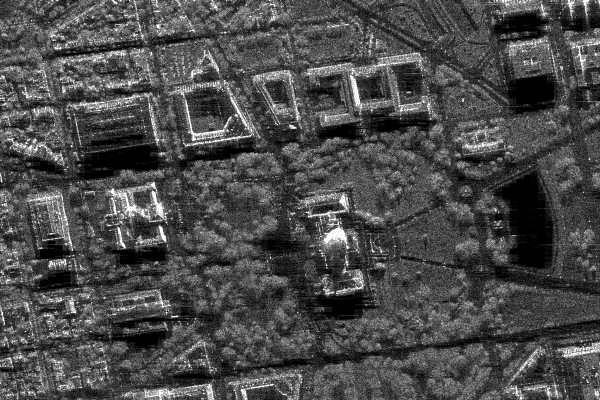
#> input picture color_models/sar_1_gray.jpg, 600 x 400 px
$ jupyter execute colormodels.ipynb   (older library calls are emulated)
#> lines starting #> are read from the running program, lines starting #| are printed output that depends on the picture; after the words box and inside, x2 and y2 are one past the last pixel; in counts of white or black regions, pixels touching at a corner belong together
[cell 1]
import numpy as np
import cv2
import matplotlib.pyplot as plt
from skimage.metrics import structural_similarity as ssim, mean_squared_error

[cell 2]
def gamma_correction(image, gamma):
    n_image = image / 255.0
    c_image = np.power(n_image, gamma)
    c_image = np.uint8(c_image * 255)
    return c_image

[cell 3]
def compare_images(original, corrected):
    mse_val = calculate_mse(original, corrected)
    ssim_val = ssim(original, corrected, multichannel=False)
    return mse_val, ssim_val

[cell 4]
def calculate_mse(imageA, imageB):
    err = np.sum((imageA.astype("float") - imageB.astype("float")) ** 2)
    err /= float(imageA.shape[0] * imageA.shape[1])
    return err

[cell 5]
def statistical_color_correction(image):
    gray_image = cv2.cvtColor(image, cv2.COLOR_BGR2GRAY)
    eq_gray = cv2.equalizeHist(gray_image)

    b, g, r = cv2.split(image)
    b_eq = cv2.equalizeHist(b)
    g_eq = cv2.equalizeHist(g)
    r_eq = cv2.equalizeHist(r)

    corrected_image = cv2.merge((b_eq, g_eq, r_eq))
    return corrected_image

[cell 6]
def threshold_filtering(image, threshold):
    _, thr_image = cv2.threshold(image, threshold, 255, cv2.THRESH_BINARY)
    return thr_image

image_path = 'sar_1_gray.jpg'
image = cv2.imread(image_path)
#> image is the input picture: shape (400, 600, 3); min 0, max 255, mean 74.9

gray_image = cv2.cvtColor(image, cv2.COLOR_BGR2GRAY)

plt.figure(figsize=(6, 6))
plt.imshow(gray_image, cmap='gray')
plt.title('Исходное изображение')
plt.axis('off')
plt.show()

plt.figure(figsize=(10, 5))
plt.hist(gray_image.ravel(), bins=256, range=[0, 256], color='gray')
plt.title('Гистограмма')
plt.xlabel('Интенсивность')
plt.ylabel('Частота')
plt.xlim([0, 256])
plt.grid()
plt.show()
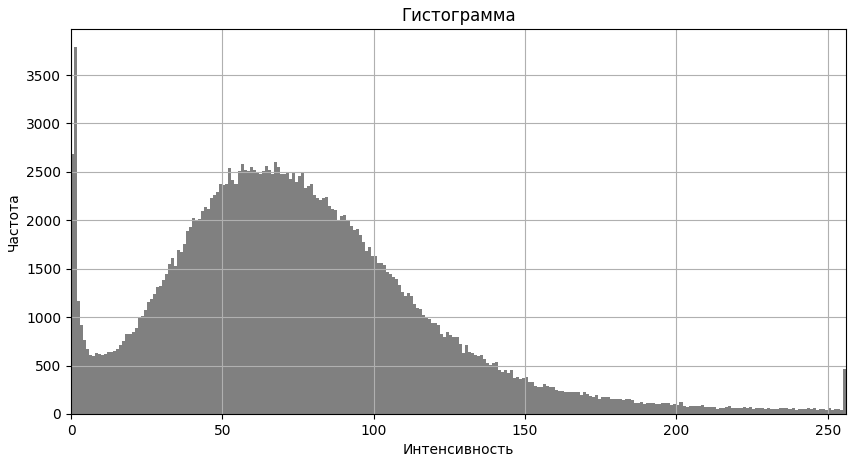
#> figure drawn by matplotlib, 1 panel; tallest bar 3786 high, from x = 1 to 2

gamma_values = [0.9, 1.1]

for gamma in gamma_values:
    corrected_image = gamma_correction(gray_image, gamma)


    plt.figure(figsize=(6, 6))
    plt.imshow(corrected_image, cmap='gray')
    plt.title(f'Gamma - {gamma}')
    plt.axis('off')
    plt.show()


    mse_value, ssim_value = compare_images(gray_image, corrected_image)
    print(f'Gamma - {gamma} | MSE - {mse_value:.2f}, SSIM - {ssim_value:.4f}')
#> this loop made 2 passes
#> (mse_val in compare_images, ssim_val in compare_images, mse_value, ssim_value) on passes 1 to 2: (65.61, 0.991, 65.61, 0.991), (64.54, 0.987, 64.54, 0.987)
#| Gamma - 0.9 | MSE - 65.61, SSIM - 0.9912
#| Gamma - 1.1 | MSE - 64.54, SSIM - 0.9869
#> pass 2, `plt.show()`:
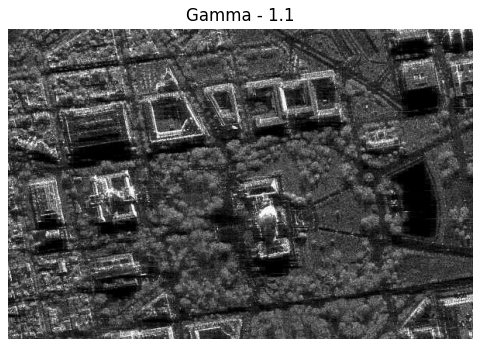
#> figure drawn by matplotlib, 1 panel

statistical_corrected_image = statistical_color_correction(image)
#> in statistical_color_correction, `eq_gray = cv2.equalizeHist(gray_image)`:
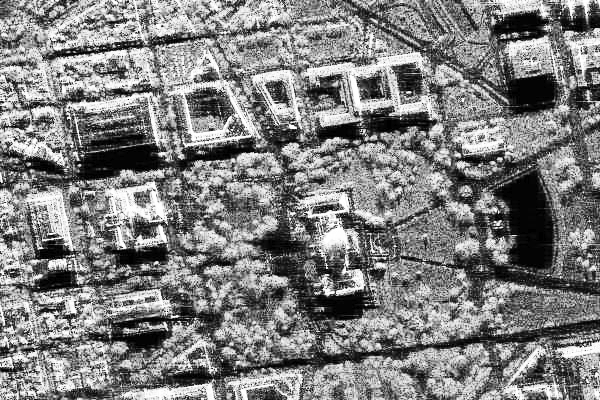
#> eq_gray: shape (400, 600); min 0, max 255, mean 127

mse_statistical, ssim_statistical = compare_images(gray_image, cv2.cvtColor(statistical_corrected_image, cv2.COLOR_BGR2GRAY))
#> mse_statistical = 4021.8; ssim_statistical = 0.699

plt.figure(figsize=(6, 6))
plt.imshow(cv2.cvtColor(statistical_corrected_image, cv2.COLOR_BGR2RGB))
plt.title(f'Статистическая цветокоррекция MSE - {mse_statistical:.2f}, SSIM - {ssim_statistical:.4f}')
plt.axis('off')
plt.show()

thresholds = [24, 60, 92, 135]

for threshold in thresholds:
    thresholded_image = threshold_filtering(gray_image, threshold)
    plt.figure(figsize=(6, 6))
    plt.imshow(thresholded_image, cmap='gray')
    plt.title(f'Порог - {threshold}')
    plt.axis('off')
    plt.show()
#> this loop made 4 passes
#> pass 1, in threshold_filtering, `_, thr_image = cv2.threshold(image, threshold, 255, cv2.THRESH_BINARY)`:
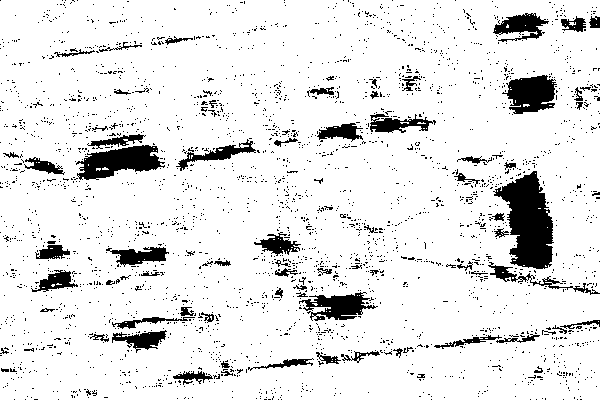
#> thr_image: shape (400, 600); 89.9% white; 2833 black regions (2752 under 20 px), largest, box (x1, y1, x2, y2) and area: (493, 171, 554, 269) 3498, (76, 145, 165, 180) 1803, (502, 75, 557, 114) 1424
#> pass 2, in threshold_filtering (call 2), `_, thr_image = cv2.threshold(image, threshold, 255, cv2.THRESH_BINARY)`:
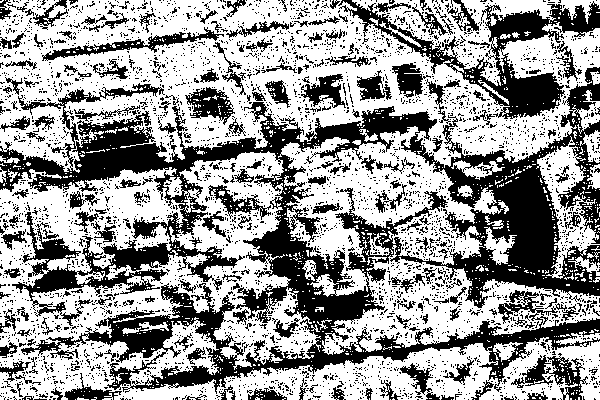
#> thr_image: shape (400, 600); 60.1% white; 3775 black regions (3574 under 20 px), largest, box (x1, y1, x2, y2) and area: (0, 67, 600, 394) 57402, (338, 0, 600, 119) 7094, (42, 27, 224, 61) 1234
#> pass 3, in threshold_filtering (call 3), `_, thr_image = cv2.threshold(image, threshold, 255, cv2.THRESH_BINARY)`:
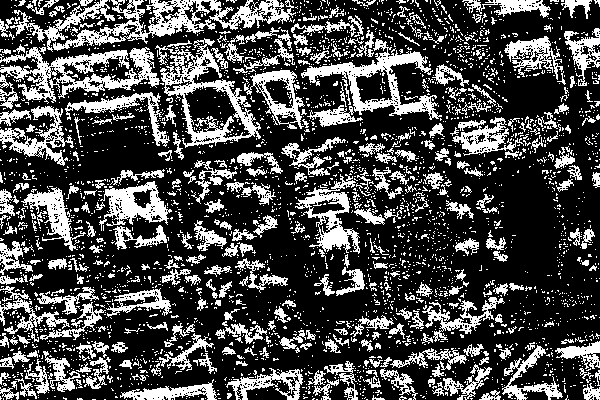
#> thr_image: shape (400, 600); 29.1% white; 3247 white regions (2913 under 20 px), largest, box (x1, y1, x2, y2) and area: (53, 0, 296, 51) 3670, (0, 47, 160, 104) 3380, (155, 38, 261, 148) 3139
